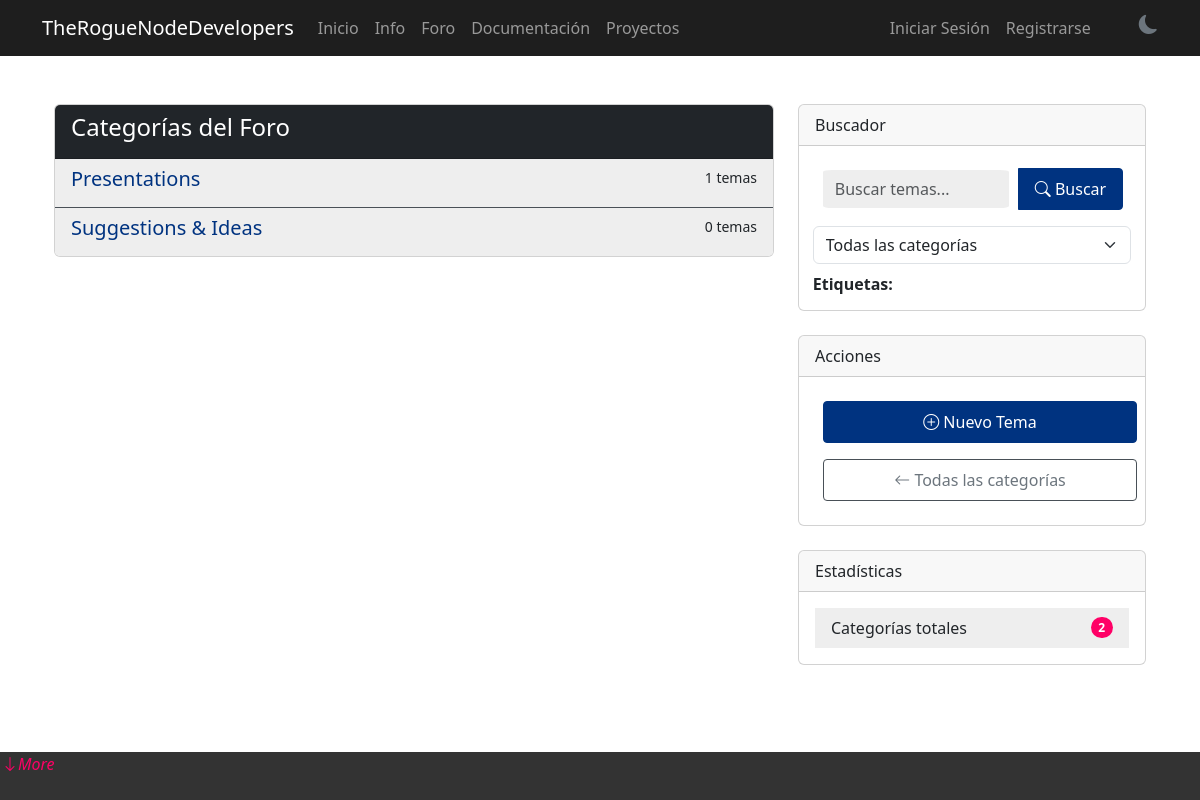
Before: /forum/ with the older database file.
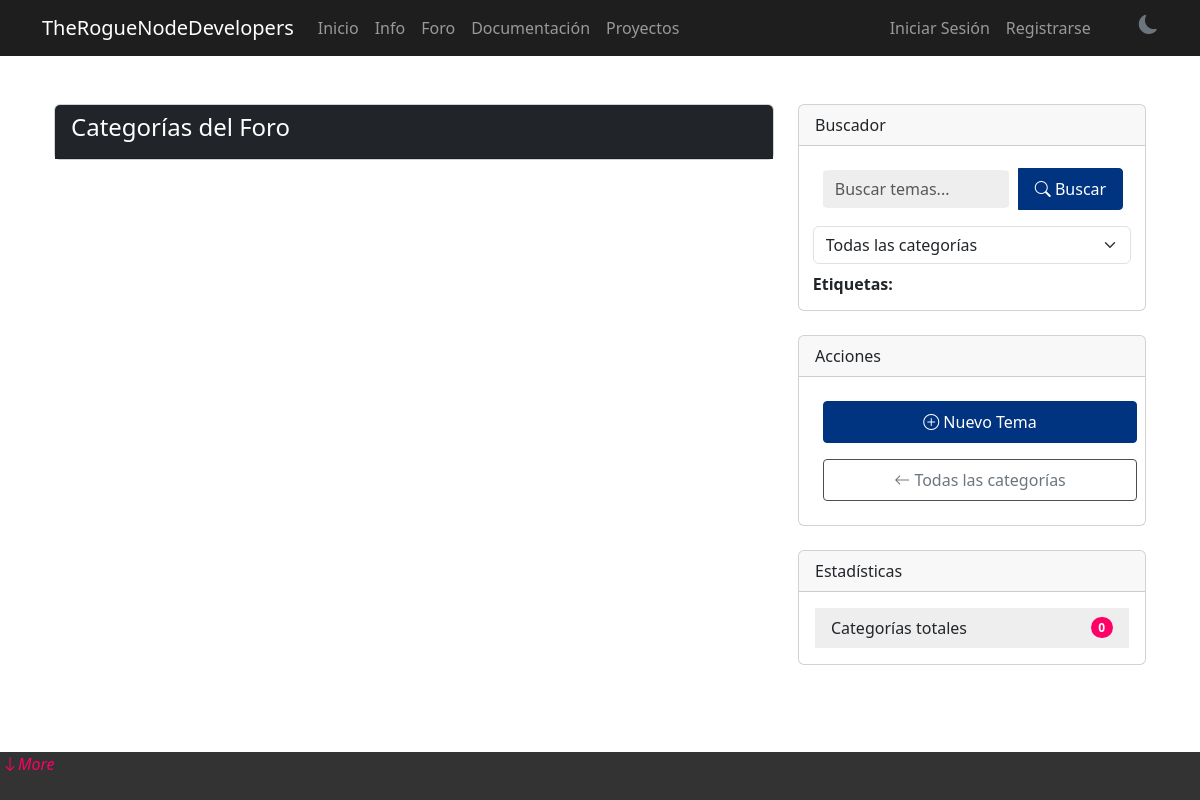
After: the same page with the newer database file.
### forum/models.py (models this page shows, shortened)
class Category(models.Model):
    name = models.CharField(max_length=100, unique=True)
    slug = models.SlugField(max_length=120, unique=True)
    description = models.TextField(blank=True)
    created_at = models.DateTimeField(auto_now_add=True)
    updated_at = models.DateTimeField(auto_now=True)
    class Meta:
        verbose_name_plural = "Categories"
        ordering = ['name']

### forum/views.py (the view, shortened to what this page needs)
# urls.py: path('', views.CategoryListView.as_view(), name='category_list'),
class CategoryListView(ListView):
    model = Category
    template_name = 'forum/category_list.html'
    context_object_name = 'categories'

### forum/templates/forum/category_list.html (shortened to what this page needs)
{% extends 'forum/base_forum.html' %}
{% block forum_content %}
<div class="card">
    <div class="card-header bg-dark text-white">
        <h4>Categorías del Foro</h4>
    </div>
    <div class="list-group list-group-flush">
        {% for category in categories %}
        <a href="{% url 'forum:category_detail' category.slug %}" class="list-group-item list-group-item-action">
            <div class="d-flex w-100 justify-content-between">
                <h5 class="mb-1">{{ category.name }}</h5>
                <small>{{ category.topics.count }} temas</small>
            </div>
        </a>
        {% endfor %}
    </div>
</div>
{% endblock %}
{% block stats %}
<div class="card-body">
    <ul class="list-group list-group-flush">
        <li class="list-group-item d-flex justify-content-between align-items-center">
            Categorías totales
            <span class="badge bg-primary rounded-pill">{{ categories.count }}</span>
        </li>
    </ul>
</div>
{% endblock %}

Changed rows visible on the page:
removed Category: name "Presentations", topics.count "1"
removed Category: name "Suggestions & Ideas", topics.count "0"
Other visible differences:
{{ categories.count }}: "2" → "0"
